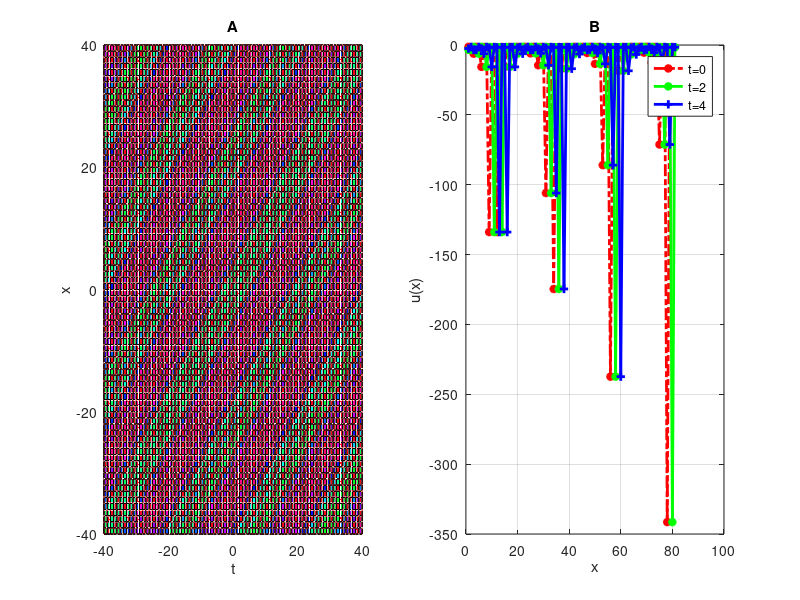

Source code (MATLAB):
clear all;
V = 1;
lamda = 1;
xi = .5;
mu =1;

lowerRange = -40 ; 
uperRange = 40 ; 

u(1,1) = 0;
for x= lowerRange :1:uperRange
for t= lowerRange : 1 : uperRange
    if(lamda*mu > 0)
        cosec = tan( sqrt(lamda*mu)*(x-V*t+xi)) ;
     u(x+    (lowerRange * (-1))+1    ,  t+  (lowerRange * (-1))+1       ) = -(1/6.0) - (1/3)*(lamda*lamda) - (mu*mu) + (1/6)*(V*V)-(2/3)*(lamda*lamda)*(cosec*cosec);
    end
end 
end

%%%%%%%%%%%%%%%%%%%%%%%%%%%%%%%%%%%%%%%%%%%%%%%%%%%%%%%%%%%%%%%%%%%%%%%%%%%%%%%%%%%%%%%
t= lowerRange :1 :uperRange ;

subplot(1,2,1)

%meshz(t,t,u);
hold on;

meshc(t,t,u);
hold on;

surfc(t,t,u);
hold on;

%waterfall(t,t,u);
hold on;
surfl(t,t,u);
hold on;

grid on;
xlabel('t');
zlabel('u(x,t)');
ylabel('x');
title('A');

colormap hsv
%%%%%%%%%%%%%%%%%%%%%%%%%%%%%%%%%%%%%%%%%%%%%%%%%%%%%%%%%%%%%%%%%%%%%%%%%%%%%%%%%%%%%%%

subplot(1,2,2)
% for t=0
h = u(:,11);
plot(h,'-.r*', 'LineWidth',2)

hold on;
% for t=2
h = u(:,13);
plot(h,'-*g', 'LineWidth',2)
hold on;
% for t=4
h = u(:,15);
plot(h,'-+b', 'LineWidth',2)
hold on;
grid on;

legend('t=0','t=2','t=4');
xlabel('x');
ylabel('u(x)');
title('B');

